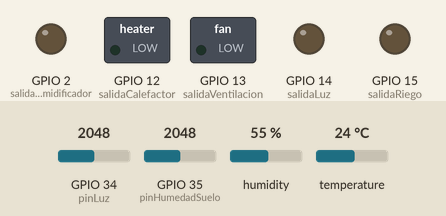
The program below on a simulated ESP32. Parts: switched loads named in the program (green lamp = pin HIGH), output pins drawn as LEDs (lit = HIGH). The inputs (shaded band) are chosen by the test bench; at power-on: GPIO 34 (pinLuz) = 2048, GPIO 35 (pinHumedadSuelo) = 2048, humidity 55 %, temperature 24 °C (analog values on the 0–4095 scale). WiFi joins after 1.5 s; servers stay silent unless stated; the Firebase database answers and starts empty; what the program prints to the serial monitor is not drawn.

Above: at 1.6 s.
At 2.2 s:
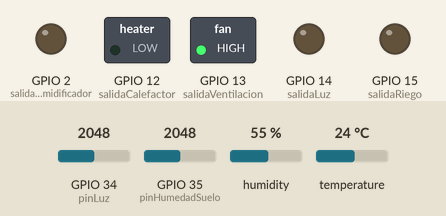
Timing chart, 0 to 3.7 s (numbered marks = the images above):
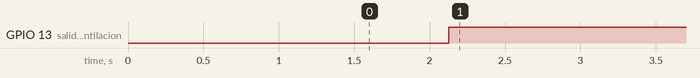

The program:

main.cpp
```cpp
#include <Arduino.h>
#include <WiFi.h>
#include <sensorDHT11.h>
#include <firebaseDatos.h>
// Variables Utilizadas para la lectura desde firebase
int temperaturaCargada, humedadCargada, luzCargada, humedadSueloCargada;
// Variables utilizada para guardar info de sensores
int analogValueLuz = 0, analogValueHumedadSuelo = 0, humedadSuelo = 0, luz = 0, hist=2;
float temperatura = 0, humedad = 0;
// Definicion de pines
sensorDHT sensorDHT(4); // Entrada DHT11 pin 4
#define pinLuz 34  // Entrada luz pin 34
#define pinHumedadSuelo 35
#define salidaCalefactor 12
#define salidaVentilacion 13
#define salidaLuz 14
#define salidaRiego 15
#define salidaHumidificador 2
// WIFI SSID y Password
const char* ssid = "Alumnos2.4GHz"; //Alumnos2.4GHz WAB 2.4
const char* password = "alumnosfcyt"; //alumnosfcyt NOLAESCRIBAS
// Credenciales de Firebase
#define FIREBASE_HOST "https://invernadero-3-0-default-rtdb.firebaseio.com/"  // URL Firebase
#define FIREBASE_AUTH "gPtE4XXcsC6OT92hdQ9pw69Vdd00TKqyuY8PPaVd"   // Token Firebase
// Instancia de FirebaseManager
firebaseDatos firebaseDatos(FIREBASE_HOST, FIREBASE_AUTH);

void setup() {
  Serial.begin(115200);
  analogReadResolution(10); // Resolucion de 10bits al ADC
  // Conexión a la red Wi-Fi
  Serial.println();
  Serial.print("Conectando a ");
  Serial.println(ssid);
  WiFi.begin(ssid, password);
  while (WiFi.status() != WL_CONNECTED) {
    delay(500);
    Serial.print(".");
  }
  sensorDHT.iniciar();  // Inicializa el sensorDHT11
  firebaseDatos.begin(); // Inicializa firebase
  Serial.print("Dirección IP: ");
  Serial.println(WiFi.localIP());
  pinMode(salidaCalefactor, OUTPUT);
  pinMode(salidaLuz, OUTPUT);
  pinMode(salidaRiego, OUTPUT);
  pinMode(salidaVentilacion, OUTPUT);
  pinMode(salidaHumidificador, OUTPUT);
  digitalWrite(salidaCalefactor, LOW);
  digitalWrite(salidaLuz, LOW);
  digitalWrite(salidaRiego, LOW);
  digitalWrite(salidaVentilacion, LOW);
  digitalWrite(salidaHumidificador, LOW);
  }

void loop() {
  sensorDHT.leerValores();
  analogValueLuz = analogRead(pinLuz);
  luz = map(analogValueLuz, 0, 1024, 0, 50000); // Escalo de 0 a 50k
  analogValueHumedadSuelo = analogRead(pinHumedadSuelo);
  humedadSuelo = map(analogValueHumedadSuelo, 915, 385, 0, 100); // Escalo el valor de 0 a 100
  if (humedadSuelo<0){humedadSuelo=0;}
  if (humedadSuelo>100){humedadSuelo=100;}
  temperatura = sensorDHT.getTemperatura();
  temperatura = round(temperatura); // Redondeo el valor de temperatura
  humedad = sensorDHT.getHumedad();
  firebaseDatos.leerValor("/Sensores/valoresCargados/temperaturaCargada", temperaturaCargada);
  firebaseDatos.leerValor("/Sensores/valoresCargados/humedadCargada", humedadCargada);
  firebaseDatos.leerValor("/Sensores/valoresCargados/luzCargada", luzCargada);
  firebaseDatos.leerValor("/Sensores/valoresCargados/humedadSueloCargada", humedadSueloCargada);
  if ((temperaturaCargada+2)<=temperatura){ // Control de temperatura
    digitalWrite(salidaCalefactor, LOW);
    digitalWrite(salidaVentilacion, HIGH);
    Serial.println("Ventilacion: ON");
    Serial.println("Calefaccion: OFF");
  }
  else if ((temperaturaCargada-2)>=temperatura){
    digitalWrite(salidaVentilacion, LOW);
    digitalWrite(salidaCalefactor, HIGH);
    Serial.println("Ventilacion: OFF");
    Serial.println("Calefaccion: ON");
  }
  if((humedadCargada-2)>=humedad){ // Control de humedad
    digitalWrite(salidaHumidificador, HIGH);
    Serial.println("Humidificador: ON");
  }
  else if((humedadCargada+2)<=humedad){
    digitalWrite(salidaHumidificador, LOW);
    Serial.println("Humidificador: OFF");
  }
  if((humedadSueloCargada-2)>=humedadSuelo){ // Control humedad suelo
    digitalWrite(salidaRiego, HIGH);
    Serial.println("Riego: ON");
  }
  else if((humedadSueloCargada+2)<=humedadSuelo){
    digitalWrite(salidaRiego, LOW);
    Serial.println("Riego: OFF");
  }
  if ((luzCargada-2)>=luz){ // Control luz
    digitalWrite(salidaLuz, HIGH);
    Serial.println("Iluminacion: ON");
  }
  else if ((luzCargada+2)<=luz){
    digitalWrite(salidaLuz, LOW);
    Serial.println("Iluminacion: OFF");
  }
  firebaseDatos.cargarValorFloat("/Sensores/temperaturaActual", temperatura);
  firebaseDatos.cargarValorFloat("/Sensores/humedadActual", humedad);
  firebaseDatos.cargarValorInt("/Sensores/luxActual", luz);
  firebaseDatos.cargarValorInt("/Sensores/humedadSueloActual", humedadSuelo);
}
```

Measured:
- by itself, GPIO 13 (salidaVentilacion): LOW → HIGH at 2.1 s
